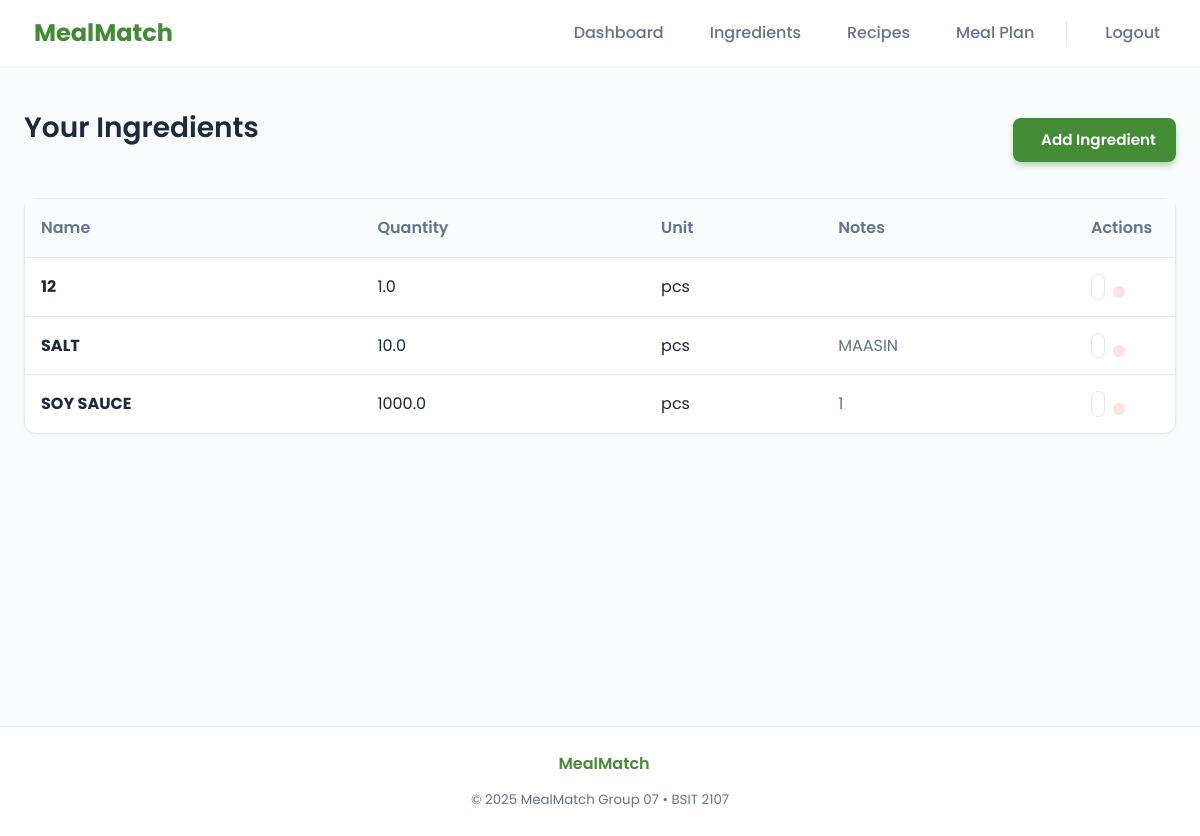
The app's page /ingredients (signed in), older data.
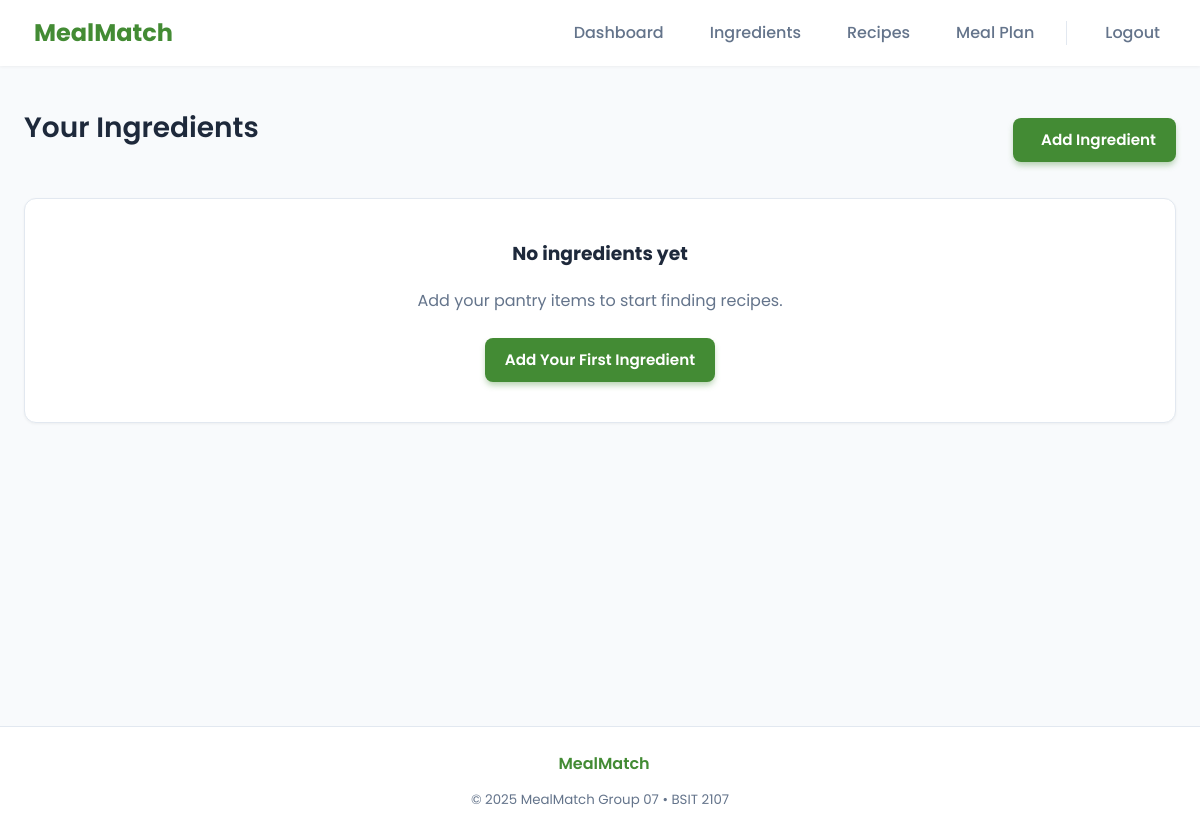
The same page, newer data.
### tables this page shows
CREATE TABLE ingredients (
    id INTEGER PRIMARY KEY AUTOINCREMENT,
    user_id INTEGER NOT NULL,
    name TEXT NOT NULL,
    quantity REAL DEFAULT 0,
    unit TEXT DEFAULT 'pcs',
    notes TEXT,
    FOREIGN KEY(user_id) REFERENCES users(id) ON DELETE CASCADE
);

### app.py (the view)
@app.route("/ingredients")
@login_required
def ingredients():
    user = UserService.get_current_user()
    rows = IngredientService.list_user_ingredients(user["id"])
    return render_template("ingredients.html", ingredients=rows, user=user)

### app.py (called while the page is built)
def login_required(fn):
    from functools import wraps
    @wraps(fn)
    def wrapper(*args, **kwargs):
        if not UserService.get_current_user():
            flash("Please log in to continue.", "warning")
            return redirect(url_for("login"))
        return fn(*args, **kwargs)
    return wrapper

    def connect(self):
        if self._conn is None:
            need_init = not os.path.exists(self.path)
            self._conn = sqlite3.connect(self.path, detect_types=sqlite3.PARSE_DECLTYPES|sqlite3.PARSE_COLNAMES)
            self._conn.row_factory = sqlite3.Row
            if need_init:
                self._init_db()
        return self._conn

    def close(self):
        if self._conn:
            self._conn.close()
            self._conn = None

    def query(self, sql: str, args=(), one=False):
        try:
            cur = self.connect().execute(sql, args)
            rv = cur.fetchall()
            cur.close()
            return (rv[0] if rv else None) if one else rv
        except Exception as e:
            raise DBError(e)

    @staticmethod
    def get_current_user():
        uid = session.get("user_id")
        if not uid:
            return None
        return db.query("SELECT id, username, email, is_admin FROM users WHERE id = ?", (uid,), one=True)

    @staticmethod
    def list_user_ingredients(user_id: int):
        return db.query("SELECT * FROM ingredients WHERE user_id = ? ORDER BY name", (user_id,))

### templates/ingredients.html (shortened to what this page needs)
{% extends "base.html" %}
{% block content %}
<div class="header-content" style="margin-bottom: 24px;">
  <h2>Your Ingredients</h2>
  <a href="{{ url_for('add_ingredient') }}" class="btn btn-primary">
     Add Ingredient
  </a>
</div>
{% if ingredients %}
<div class="card" style="padding: 0;">
  <div class="list-container">
    <table class="list">
      <thead>
        <tr>
          <th>Name</th>
          <th>Quantity</th>
          <th>Unit</th>
          <th>Notes</th>
          <th style="width: 100px;">Actions</th>
        </tr>
      </thead>
      <tbody>
        {% for ing in ingredients %}
        <tr>
          <td><strong>{{ ing['name'] }}</strong></td>
          <td>{{ ing['quantity'] }}</td>
          <td>{{ ing['unit'] }}</td>
          <td style="color: var(--text-muted);">{{ ing['notes'] }}</td>
          <td style="display: flex; gap: 8px;">
            <a href="{{ url_for('edit_ingredient', id=ing['id']) }}" class="btn btn-sm btn-secondary"
              style="padding: 6px;" title="Edit">
            </a>
            <form method="post" action="{{ url_for('delete_ingredient', id=ing['id']) }}" style="display:inline;"
              onsubmit="return confirm('Delete {{ ing.name }}?');">
              <button type="submit" class="btn btn-sm btn-danger" style="padding: 6px;" title="Delete">
              </button>
            </form>
          </td>
        </tr>
        {% endfor %}
      </tbody>
    </table>
  </div>
</div>
{% else %}
<div class="card" style="text-align: center; padding: 40px;">
  <h3>No ingredients yet</h3>
  <p style="color: var(--text-muted); margin-bottom: 24px;">Add your pantry items to start finding recipes.</p>
  <a href="{{ url_for('add_ingredient') }}" class="btn btn-primary">Add Your First Ingredient</a>
</div>
{% endif %}
{% endblock %}

### templates/base.html (shortened to what this page needs)
<!doctype html>
<html lang="en">
<head>
  <link rel="stylesheet" href="{{ url_for('static', filename='style.css') }}">
</head>
<body>
  <div class="app-wrapper">
    <header class="site-header">
      <div class="container header-content">
        <a href="{{ url_for('dashboard') }}" class="brand">
          <span>MealMatch</span>
        </a>
        <nav class="main-nav">
          {% if session.get('user_id') %}
          <a href="{{ url_for('dashboard') }}" class="nav-link"> Dashboard</a>
          <a href="{{ url_for('ingredients') }}" class="nav-link"> Ingredients</a>
          <a href="{{ url_for('recipes') }}" class="nav-link"> Recipes</a>
          <a href="{{ url_for('mealplan') }}" class="nav-link"> Meal Plan</a>
          <a href="{{ url_for('logout') }}" class="nav-link logout"> Logout</a>
          {% else %}
          <a href="{{ url_for('login') }}" class="nav-link"><i class="ph ph-sign-in"></i> Login</a>
          <a href="{{ url_for('register') }}" class="nav-link btn-primary">Register</a>
          {% endif %}
        </nav>
      </div>
    </header>
    <main class="container page-content">
      {% block content %}{% endblock %}
    </main>
    <footer class="site-footer">
      <div class="container footer-content">
        <div class="footer-brand">
           MealMatch
        </div>
        <div class="footer-info">
          <small>&copy; {{ now() if false else '2025' }} MealMatch Group 07 • BSIT 2107</small>
        </div>
      </div>
    </footer>
  </div>
</body>
</html>

### static/style.css (style rules this page uses)
:root { --primary-color: #438b34; --primary-dark: #2c6e24; --primary-light: #5fb356; --primary-10: rgba(67, 139, 52, 0.1); --secondary-color: #f59e0b; --secondary-hover: #d97706; --bg-color: #f8fafc; --surface-color: #ffffff; --text-main: #1e293b; --text-muted: #64748b; --border-color: #e2e8f0; --success-bg: #dcfce7; --success-text: #166534; --error-bg: #fee2e2; --error-text: #991b1b; --info-bg: #e0f2fe; --info-text: #075985; --radius-sm: 8px; --radius-md: 12px; --radius-lg: 16px; --radius-xl: 24px; --shadow-sm: 0 1px 3px rgba(0, 0, 0, 0.05); --shadow-md: 0 4px 6px -1px rgba(0, 0, 0, 0.05); --shadow-lg: 0 10px 15px -3px rgba(0, 0, 0, 0.05); --shadow-hover: 0 20px 25px -5px rgba(0, 0, 0, 0.05); --transition-fast: 0.2s ease; --transition-normal: 0.3s cubic-bezier(0.4, 0, 0.2, 1); }
* { box-sizing: border-box; }
body { font-family: 'Poppins', sans-serif; background-color: var(--bg-color); color: var(--text-main); margin: 0; line-height: 1.6; min-height: 100vh; }
.container { max-width: 1200px; margin: 0 auto; padding: 0 24px; }
.site-header { background: var(--surface-color); box-shadow: var(--shadow-sm); position: sticky; top: 0; z-index: 100; padding: 0.75rem 0; }
.header-content { display: flex; justify-content: space-between; align-items: center; }
.brand { display: flex; align-items: center; gap: 10px; font-size: 1.5rem; font-weight: 700; color: var(--primary-color); text-decoration: none; }
.main-nav { display: flex; align-items: center; gap: 8px; }
.nav-link { display: flex; align-items: center; gap: 6px; padding: 8px 16px; border-radius: var(--radius-sm); color: var(--text-muted); text-decoration: none; font-weight: 500; transition: all var(--transition-fast); }
.page-content { padding: 40px 24px; animation: fadeIn 0.6s ease-out; min-height: calc(100vh - 140px); }
h1, h2, h3 { color: var(--text-main); margin-top: 0; }
h2 { font-size: 1.75rem; font-weight: 600; margin-bottom: 24px; }
.card { background: var(--surface-color); border-radius: var(--radius-md); box-shadow: var(--shadow-sm); padding: 24px; transition: var(--transition-normal); border: 1px solid var(--border-color); }
.btn { display: inline-flex; align-items: center; justify-content: center; gap: 8px; padding: 10px 20px; border-radius: var(--radius-sm); font-weight: 600; text-decoration: none; border: none; cursor: pointer; transition: var(--transition-fast); font-size: 0.95rem; }
.btn-primary { background: var(--primary-color); color: white; box-shadow: 0 4px 6px -1px rgba(67, 139, 52, 0.4); }
.site-footer { background: white; border-top: 1px solid var(--border-color); padding: 24px 0; margin-top: auto; color: var(--text-muted); text-align: center; }
.footer-content { display: flex; flex-direction: column; align-items: center; gap: 10px; }
.footer-brand { display: flex; align-items: center; gap: 8px; font-weight: 600; color: var(--primary-color); }

Row changes from the older to the newer data that the page shows:
removed ingredients: name "12", quantity "1.0", unit "pcs"
removed ingredients: name "SALT", quantity "10.0", unit "pcs", notes "MAASIN"
removed ingredients: name "SOY SAUCE", quantity "1000.0", unit "pcs", notes "1"
Text that changed along with them:
text no longer shown: "Name Quantity Unit Notes Actions"
text now shown: "No ingredients yet Add your pantry items to start finding recipes. Add Your First Ingredient"
